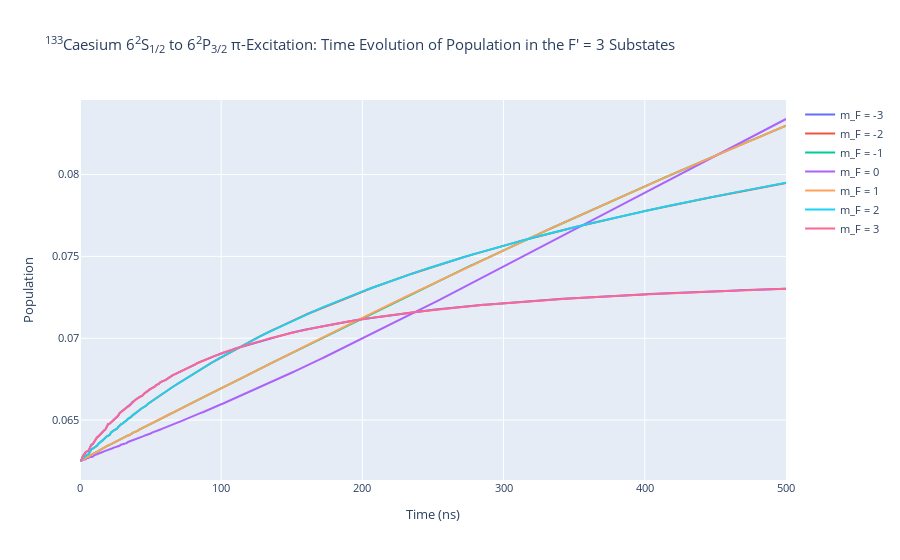

Source (notebook cell):
### Code cell
rho_to_plot = [ [abs(rho) for rho in cs_system.Rho_t(s, s)] for s in Fp3]

fig_csFp3 = go.Figure()

for i, rho in enumerate(rho_to_plot):
    fig_csFp3.add_trace(go.Scatter(x = time_cs, 
                                y = rho,
                                name = f"m_F = {Fp3[i].m}",
                               mode = 'lines'))

fig_csFp3.update_layout(title = "<sup>133</sup>Caesium 6<sup>2</sup>S<sub>1/2</sub> to 6<sup>2</sup>P<sub>3/2</sub> π-Excitation: Time Evolution of Population in the F' = 3 Substates",
                 xaxis_title = "Time (ns)",
                 yaxis_title = "Population",
                font = dict(
                    size = 11))
fig_csFp3.write_image(f"CsFp=3I={intensity_cs}.pdf")
fig_csFp3.show()

### Figure 1 — Plotly figure (JSON) as saved in the notebook; plotly's stock layout.template omitted (floating-point values rounded to 4 significant figures; data arrays with more than 128 entries replaced by an {"elided": "..."} marker saying what was removed)
{"data": [{"mode": "lines", "name": "m_F = -3", "type": "scatter", "x": {"elided": "501 int values"}, "y": {"elided": "501 float values"}}, {"mode": "lines", "name": "m_F = -2", "type": "scatter", "x": {"elided": "501 int values"}, "y": {"elided": "501 float values"}}, {"mode": "lines", "name": "m_F = -1", "type": "scatter", "x": {"elided": "501 int values"}, "y": {"elided": "501 float values"}}, {"mode": "lines", "name": "m_F = 0", "type": "scatter", "x": {"elided": "501 int values"}, "y": {"elided": "501 float values"}}, {"mode": "lines", "name": "m_F = 1", "type": "scatter", "x": {"elided": "501 int values"}, "y": {"elided": "501 float values"}}, {"mode": "lines", "name": "m_F = 2", "type": "scatter", "x": {"elided": "501 int values"}, "y": {"elided": "501 float values"}}, {"mode": "lines", "name": "m_F = 3", "type": "scatter", "x": {"elided": "501 int values"}, "y": {"elided": "501 float values"}}], "layout": {"autosize": true, "font": {"size": 11}, "title": {"text": "<sup>133</sup>Caesium 6<sup>2</sup>S<sub>1/2</sub> to 6<sup>2</sup>P<sub>3/2</sub> π-Excitation: Time Evolution of Population in the F' = 3 Substates"}, "xaxis": {"autorange": true, "range": [0, 500], "title": {"text": "Time (ns)"}, "type": "linear"}, "yaxis": {"autorange": true, "range": [0.06134, 0.08455], "title": {"text": "Population"}, "type": "linear"}}}
